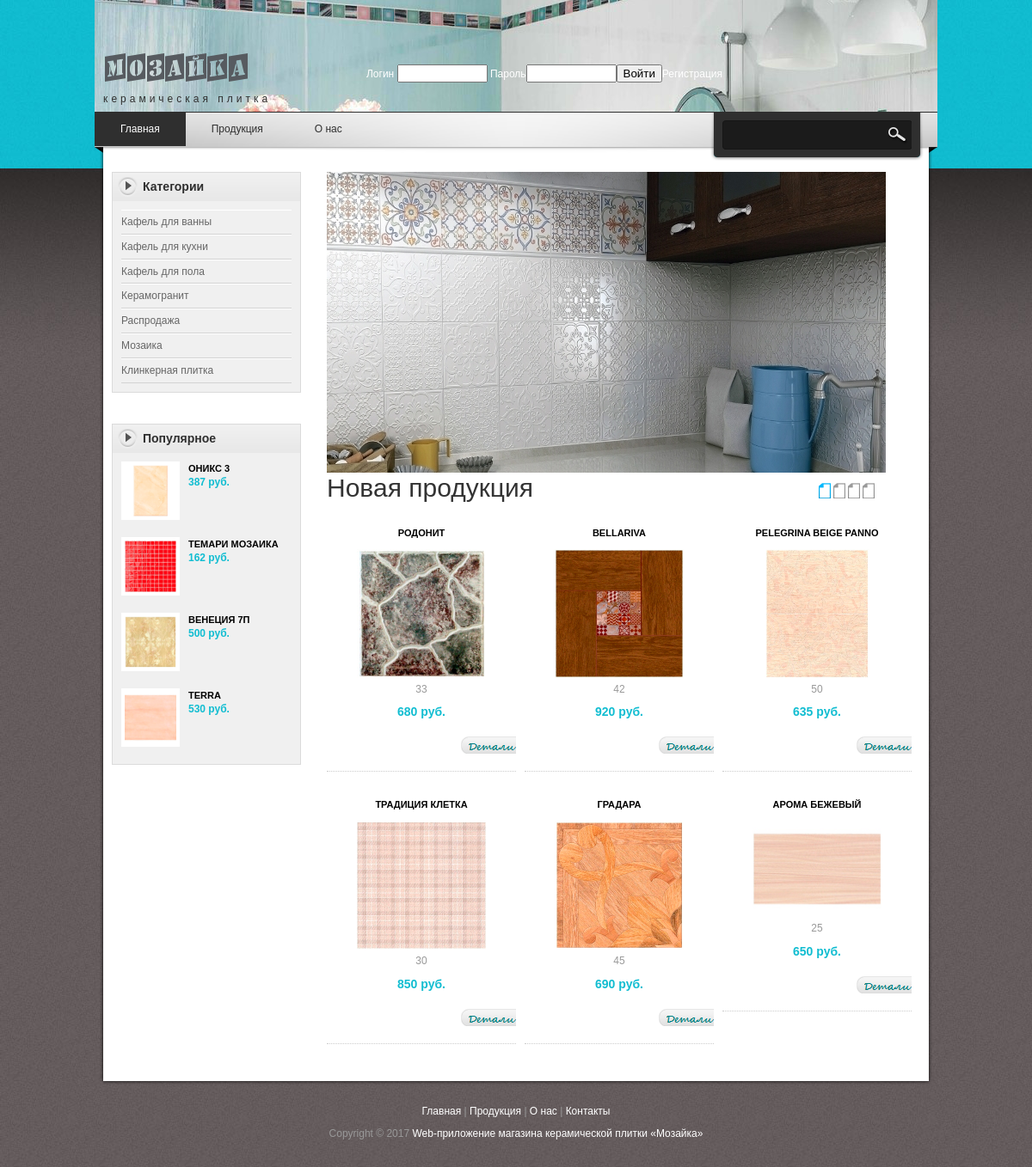
The page / on the database its author committed.
### tables this page shows
CREATE TABLE `kat` (
  `idk` int(11) NOT NULL,
  `kat` varchar(255) NOT NULL
);

CREATE TABLE `tovar` (
  `idt` int(11) NOT NULL,
  `nametov` varchar(100) NOT NULL,
  `opistovar` text NOT NULL,
  `imagetovar` varchar(100) NOT NULL,
  `idk` int(11) NOT NULL,
  `cena` int(11) NOT NULL,
  `datad` date NOT NULL,
  `h` int(11) NOT NULL,
  `w` int(11) NOT NULL,
  `kolvom` int(11) NOT NULL
);

### index.php (the view, shortened to what this page needs)
<?php	include 'header.php'; ?>
            <div class="sidebar_box"><span class="bottom"></span>
            	<h3>Популярное</h3>
                <div class="content">
                <?php
				$idk=$_GET['idk'];
			$key=$_POST['keyword'];
					$query3 = "SELECT * FROM tovar t2  order by datad asc LIMIT 4 ";
$result3 = mysql_query($query3) or die(mysql_error());
					while($row3 = mysql_fetch_array($result3))
    {
	echo "<div class='bs_box'>";
                    	echo "<a href='productdetail.php?id={$row3['0']}'><img src={$row3['3']} alt='image' width='60'/></a>
                        <h4><a href='productdetail.php?id={$row3['0']}'>{$row3['1']}</a></h4>
                        <p class='price'>{$row3['5']} руб.</p>
                        <div class='cleaner'></div>
                    </div>";}
					?>
                </div>
            </div>
        </div>
        <div id="content" class="float_r">
     <?php
	if (($idk=='') and ($key==''))		{ echo "   	<div id='slider-wrapper'>
                <div id='slider' class='nivoSlider'>
                    <img src='images/slider/02.jpg' alt='' />
                    <a href='#'><img src='images/slider/01.jpg' alt='' title='Огромный выбор керамической плитки для ванной' /></a>
                    <img src='images/slider/03.jpg' alt='' />
                    <img src='images/slider/04.jpg' alt='' title='#htmlcaption' />
                </div>
                <div id='htmlcaption' class='nivo-html-caption'>
                    <strong>Огромный</strong> выбор <em>керамической </em> плитки <a href='index.php?idk=4'>Перейти</a>.
                </div>
	</div>";}?>
        <?php
	if (($idk=='') and ($key==''))	{ echo "<h1>Новая продукция</h1>";
	$query4 = "SELECT *,SUBSTRING(opistovar,1,90) as k FROM tovar order by datad desc LIMIT 6";
	}
	elseif  (($idk<>'') and ($key==''))
	{
		$querykat = mysql_query("select * from kat where idk=$idk") or die(mysql_error());
		while($rowkat = mysql_fetch_array($querykat)) {
	echo "<h1>{$rowkat['1']}</h1>";
		}
	$query4 = "SELECT *,SUBSTRING(opistovar,1,90) as k FROM tovar where idk=$idk";
	}
	else {
		echo "<h1>Поиск по '$key'</h1>";
	$query4 = "SELECT *,SUBSTRING(opistovar,1,90) as k FROM tovar where nametov like '%$key%'";
	}
$result4 = mysql_query($query4) or die(mysql_error());
					$i=0;
					while($row4 = mysql_fetch_array($result4))
    {
echo "<div class='product_box'>
<h3>{$row4['1']}</h3>
                 <a href='#'><img src={$row4['3']} alt='image' width='150'/></a>
				 <p>{$row4['7']}</p>
				 <p class='product_price'>{$row4['5']} руб.</p>";
               echo "<a href='productdetail.php?id={$row4['0']}' class='detail'></a> <input name='id' type='hidden' value='". $row4['0'] ."'>   </form>
            </div>
			"; $i++;
			if ($i % 3 == 0) {echo " <div class='cleaner'></div>";}}
				?>
        </div>
    </div>
   <?php	include 'footer.php'; ?>
</div>
</body>
</html>

### header.php (shortened to what this page needs)
<?php
$logged = $_SESSION['user'];
$query2 = "SELECT * FROM kat";
$result2 = mysql_query($query2) or die(mysql_error());
?>
<!DOCTYPE html PUBLIC "-//W3C//DTD XHTML 1.0 Transitional//EN" "http://www.w3.org/TR/xhtml1/DTD/xhtml1-transitional.dtd">
<html xmlns="http://www.w3.org/1999/xhtml">
<head>
<link href="templatemo_style.css" rel="stylesheet" type="text/css" />
<link rel="stylesheet" href="nivo-slider.css" type="text/css" media="screen" />
<link rel="stylesheet" type="text/css" href="css/ddsmoothmenu.css" />
</head>
<body>
<div id="templatemo_body_wrapper">
<div id="templatemo_wrapper">
	<div id="templatemo_header">
    	<div id="site_title"><h1><a href="index.php"><br>керамическая плитка</a></h1></div>
       	  <div id="header_right">
        <p>
<?php
if ((!$logged) ) {
 echo "<a href='#'><form method='post' action='logmi.php'>";
 echo "Логин  <input type=text size=10 maxlength=10 name='login' />";
 echo "  Пароль<input type='password' size=10 maxlength=10 name='password' />";
echo "<input type='submit'  name='del' value='Войти' /><a href='reg.php'>Регистрация</a>";} else {	$row = mysql_fetch_array($result);
	echo $row['3'];echo  ", добро пожаловать!!! " ;echo  "<a href='login.php?act=logout'>Выйти</a>";}
 ?>
		</div>
			</div>
    <div id="templatemo_menubar">
    	<div id="top_nav" class="ddsmoothmenu">
            <ul>
                <li><a href="index.php" class="selected">Главная</a></li>
                <li><a href="#">Продукция</a>
                </li>
                <li><a href="about.php">О нас</a>
                </li>
            </ul>
            <br style="clear: left" />
        </div>
        <div id="templatemo_search">
            <form action="index.php" method="post">
              <input type="text" value=" " name="keyword" id="keyword" title="keyword" onfocus="clearText(this)" onblur="clearText(this)" class="txt_field" />
              <input type="submit" name="Search" value=" " alt="Search" id="searchbutton" title="Search" class="sub_btn"  />
            </form>
        </div>
    </div>
    <div id="templatemo_main">
    	<div id="sidebar" class="float_l">
        	<div class="sidebar_box"><span class="bottom"></span>
            	<h3>Категории</h3>
                <div class="content">
                	<ul class="sidebar_list">
						<?php
					while($row2 = mysql_fetch_array($result2))
    {
                       echo "<li><a href='index.php?idk={$row2['0']}'>{$row2['1']}</a></li>";
	} ?>
                    </ul>
                </div>
             </div>

### footer.php
 <div id="templatemo_footer">
    	<p><a href="index.php">Главная</a> | <a href="index.php">Продукция</a> | <a href="about.php">О нас</a> | <a href="contact.php">Контакты</a>
		</p>
    	Copyright © 2017 <a href="#">Web-приложение магазина керамической плитки «Мозайка»</a></div>
</div>

### templatemo_style.css (style rules this page uses)
body { margin: 0; padding: 0; color: #999; font-family: Tahoma, Geneva, sans-serif; font-size: 12px; line-height: 1.4em; background-color: #665f5f; background-repeat: repeat; background-image: url(images/templatemo_body.jpg) }
a, a:link, a:visited { color: #0299aa; font-weight: normal; text-decoration: none }
a.detail { display: inline-block; width: 64px; height: 20px; line-height: 20px; text-align: center; font-size: 10px; font-weight: bold; color: #333; background: url(images/templatemo_detail.png) }
p { margin: 0 0 10px 0; padding: 0; }
img { border: none; }
h1, h2, h3, h4, h5, h6 { color: #333; font-weight: normal; }
h1 { font-size: 30px; margin: 0 0 30px; padding: 5px 0 }
h3 { font-size: 20px; margin: 0 0 20px; padding: 0; }
h4 { font-size: 16px; margin: 0 0 15px; padding: 0; }
.float_l { float: left }
.float_r { float: right }
#templatemo_body_wrapper { width: 100%; background: url(images/templatemo_body_top.jpg) repeat-x top }
#templatemo_wrapper { width: 980px; margin: 0 auto; }
#templatemo_header { width: 960px; height: 70px; padding: 30px 10px; background: url(images/templatemo_header_bg.png) no-repeat bottom; }
#templatemo_menubar { width: 980px; height: 60px; background: url(images/templatemo_menubar.png) no-repeat; }
#templatemo_main { width: 940px; padding: 10px 20px; background: url(images/templatemo_main_bg.png) repeat-y }
#content { width: 690px }
#sidebar { width: 220px }
#templatemo_footer { width: 960px; padding: 30px 10px; text-align: center; background: url(images/templatemo_footer.png) no-repeat top }
#site_title { float: left; margin-top: 30px; }
#site_title h1 { margin: 0; padding: 0 }
#site_title h1 a { display: block; width: 300px; height: 40px; padding-top: 30px; font-size: 12px; letter-spacing: 4px; color: #2f2f2f; text-align: left; background: url(images/templatemo_logo.png) no-repeat top left }
#header_right { float: right; margin: 35px 240px 0 0; color: #666; }
#header_right a { color: #fff }
#templatemo_search { float: right; margin: 10px 30px 0; width: 220px; height: 34px; background: url(images/templatemo_search_bg.png) }
#templatemo_search .txt_field { float: left; display: block; height: 22px; line-height: 22px; width: 170px; color: #999; font-size: 12px; padding: 5px; font-variant: normal; border: none; background: none; }
#templatemo_search .sub_btn { float: right; display: block; color: #fff; height: 33px; width: 40px; font-size: 11px; font-weight: 700; line-height: 26px; cursor: pointer; border: none; background: none; }
.sidebar_box { position: relative; background: #f0f0f0; margin-bottom: 36px; border: 1px solid #dbdbdb }
.sidebar_box h3 { font-size: 14px; font-weight: 700; padding: 0 10px 0 35px; margin: 0; width: 185px; height: 33px; line-height: 33px; margin-bottom: 0; background: url(images/templatemo_sidebar_header.png) no-repeat; color: #2f2f2f }
#sidebar .sidebar_box .content { padding: 10px 10px 0; }
#sidebar .sidebar_list { margin: 0; padding: 0 0 10px; list-style: none; }
#sidebar .sidebar_list li { display: block; margin: 0; padding: 5px 0; border-top: 1px solid #fff; border-bottom: 1px solid #d3d3d3 }
#sidebar .sidebar_list li a { color: #666; }
.bs_box { clear: both; margin-bottom: 20px }
.bs_box img { float: left; margin-right: 10px; border: 4px solid #fff }
.bs_box h4 { margin-bottom: 0 }
.bs_box h4 a { font-size: 11px; color: #000; font-weight: 700 }
.bs_box .price { font-size: 12px; font-weight: 700; color: #11bdd1 }
.product_box { float: left; width: 220px; text-align: center; margin: 0 10px 30px 0; padding-bottom: 20px; border-bottom: 1px dotted #ccc }
.product_box img { margin-bottom: 5px; }
.product_box h3 { font-size: 11px; color: #000; font-weight: 700; margin-bottom: 10px; }
.product_box .product_price { color: #11bdd1; font-size: 14px; font-weight: 700; margin-bottom: 20px; }
.product_box .detail { float: right; display: block; }
#templatemo_footer { color: #999 }
#templatemo_footer a { color: #fff; }
#slider-wrapper { float: left; width: 680px; height: 300px; margin-right: 20px; margin-bottom: 60px; }
#slider { position:relative; width: 620px; height: 300px; background:url(images/loading.gif) no-repeat 50% 50%; }

### nivo-slider.css (style rules this page uses)
.nivoSlider { position:relative; }

### rows shown on the page
kat: kat "Кафель для ванны"
kat: kat "Кафель для кухни"
kat: kat "Кафель для пола"
kat: kat "Керамогранит"
kat: kat "Распродажа"
kat: kat "Мозаика"
kat: kat "Клинкерная плитка"
tovar: imagetovar (picture), nametov "ОНИКС 3", cena "387"
tovar: imagetovar (picture), nametov "ТЕМАРИ МОЗАИКА", cena "162"
tovar: imagetovar (picture), nametov "ВЕНЕЦИЯ 7П", cena "500"
tovar: imagetovar (picture), nametov "TERRA", cena "530"
tovar: nametov "РОДОНИТ", imagetovar (picture), h "33", cena "680"
tovar: nametov "BELLARIVA", imagetovar (picture), h "42", cena "920"
tovar: nametov "PELEGRINA BEIGE PANNO", imagetovar (picture), h "50", cena "635"
tovar: nametov "ТРАДИЦИЯ КЛЕТКА", imagetovar (picture), h "30", cena "850"
tovar: nametov "ГРАДАРА", imagetovar (picture), h "45", cena "690"
tovar: nametov "АРОМА БЕЖЕВЫЙ", imagetovar (picture), h "25", cena "650"
